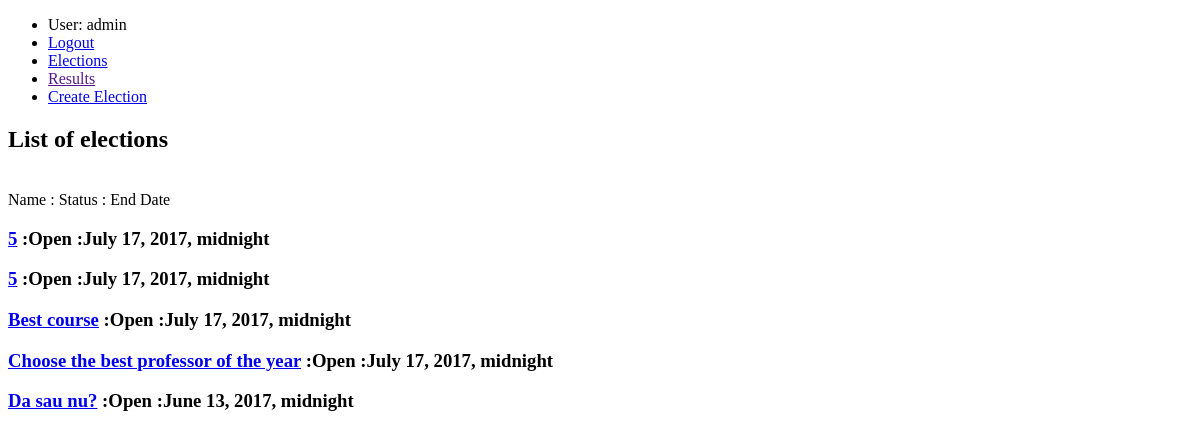
/election/ (signed in), run on an earlier commit of the app's database.
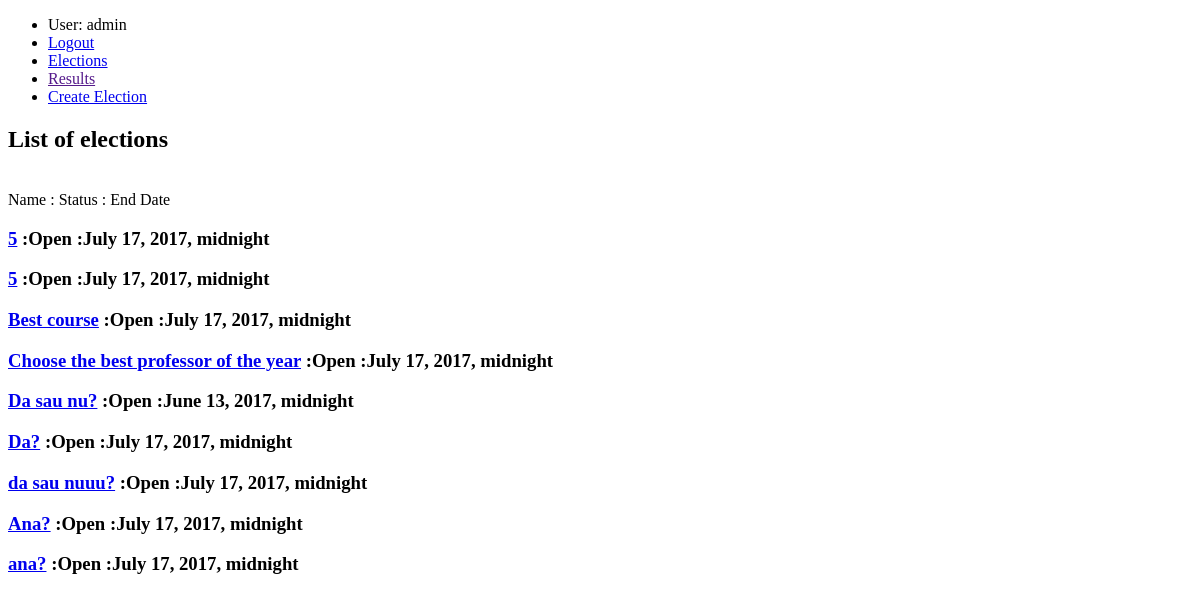
And on a later commit of the database.
### user/models.py (models this page shows)
class User(AbstractUser):
    GENDER_CHOICES = (
        (0, ('Male')),
        (1, ('Female')),
    )
    ROLE_CHOICES = (
        (0, ('Student')),
        (1, ('Proffesor')),
        (2, ('Administration')),
        (3, ('ElectionComisioner'))
    )
    gender = models.IntegerField(choices=GENDER_CHOICES, default=0)
    role = models.IntegerField(choices=ROLE_CHOICES, default=2)
    groups = models.ManyToManyField(Group)

### election/models.py (models this page shows)
class Election(models.Model):
    STATUS_CHOICES =(
        (0, 'Open'),
        (1, 'Close'),
        (2, 'Canceled'),
        (3, 'Disqualified ')
    )
    name = models.CharField(max_length=255) #default 5
    description = models.TextField(max_length=512) #default 1?
    startDate = models.DateTimeField()
    endDate = models.DateTimeField()
    status = models.IntegerField(choices=STATUS_CHOICES)
    group = models.ForeignKey(Group)

### election/views.py (the view, shortened to what this page needs)
# urls.py: url(r'^election/$', ElectionList.as_view(), name='election-name'),
class ElectionList(LoginRequiredMixin, View): #page of election
    def get(self, request):
        elections = Election.objects.filter(status=0)
        return render(request, 'home.html', {'elections': elections})

### templates/home.html (shortened to what this page needs)
<!DOCTYPE html>
<html lang="en">
<head>
</head>
<body>
    {% block navigation_menu %}
        {% include 'partials/navigation_menu.html' %}
    {% endblock %}
    <h2>List of elections</h2>
    <br>
    Name  :  Status  :  End Date
    {% for election in elections %}
        <div>
            <h3>
                <a href="{% url 'election:election-detail' election.id %}">{{ election.name }}</a>
                 :{{ election.get_status_display }} :{{ election.endDate  }}  </h3>
        </div>
    {% endfor %}
</body>
</html>

### templates/partials/navigation_menu.html
<ul>
    {% if user.is_authenticated %}
     <li>User: {{ user.get_username }}</li>
     <li><a href="{% url 'logout'%}?next={{request.path}}">Logout</a></li>
   {% else %}
     <li><a href="{% url 'login'%}?next={{request.path}}">Login</a></li>
   {% endif %}
    <li>
        <a href="{% url 'election:election-name' %}">Elections</a>
    </li>
    <li>
        <a href="">Results</a>
    </li>
    {% if user.role == 2 %}
    <li>
        <a href="{% url 'election:create-election' %}">Create Election</a>
    </li> {% endif %}
</ul>

What changed in the data, as far as the page shows it:
added Election: name "Da?", status "Open", endDate "July 17, 2017, midnight"
added Election: name "da sau nuuu?", status "Open", endDate "July 17, 2017, midnight"
added Election: name "Ana?", status "Open", endDate "July 17, 2017, midnight"
added Election: name "ana?", status "Open", endDate "July 17, 2017, midnight"
